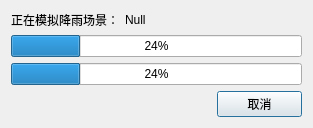
<?xml version="1.0" encoding="UTF-8"?>
<ui version="4.0">
 <class>Dialog</class>
 <widget class="QDialog" name="Dialog">
  <property name="geometry">
   <rect>
    <x>0</x>
    <y>0</y>
    <width>313</width>
    <height>108</height>
   </rect>
  </property>
  <property name="windowTitle">
   <string>模拟进度</string>
  </property>
  <layout class="QGridLayout" name="gridLayout">
   <item row="0" column="0">
    <widget class="QLabel" name="label">
     <property name="text">
      <string>正在模拟降雨场景：</string>
     </property>
    </widget>
   </item>
   <item row="0" column="1">
    <widget class="QLabel" name="label_2">
     <property name="text">
      <string>Null</string>
     </property>
    </widget>
   </item>
   <item row="1" column="0" colspan="3">
    <widget class="QProgressBar" name="pgbar">
     <property name="value">
      <number>24</number>
     </property>
    </widget>
   </item>
   <item row="3" column="2">
    <widget class="QPushButton" name="pushButton">
     <property name="text">
      <string>取消</string>
     </property>
    </widget>
   </item>
   <item row="2" column="0" colspan="3">
    <widget class="QProgressBar" name="pgbar2">
     <property name="enabled">
      <bool>true</bool>
     </property>
     <property name="value">
      <number>24</number>
     </property>
    </widget>
   </item>
  </layout>
 </widget>
 <resources/>
 <connections/>
</ui>
